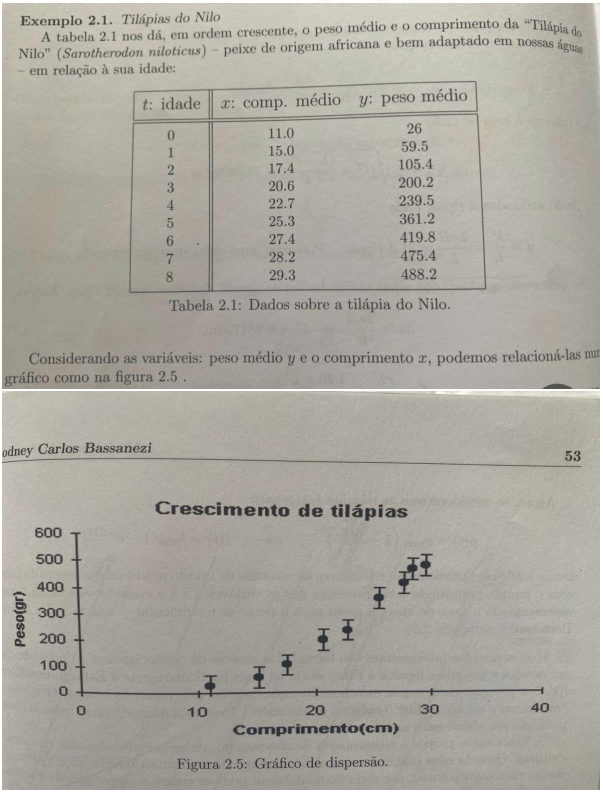
#> input picture Tilapias_PM007.png, 603 x 797 px; its folder holds only this picture in this run
$ python preprocess_gray.py
#> lines starting #> are read from the running program, lines starting #| are printed output that depends on the picture
import cv2
from pathlib import Path

def preprocess_gray_debug(img_bgr):
    stages = {}

    gray  = cv2.cvtColor(img_bgr, cv2.COLOR_BGR2GRAY)
    stages["01_gray"] = gray

    clahe = cv2.createCLAHE(clipLimit=2.0, tileGridSize=(8,8)).apply(gray)
    stages["02_clahe"] = clahe

    blur  = cv2.GaussianBlur(clahe, (0,0), 1.0)
    stages["03_blur"] = blur

    sharp = cv2.addWeighted(clahe, 1.5, blur, -0.5, 0)
    stages["04_sharp"] = sharp

    return sharp, stages

if __name__ == "__main__":
    path = input("Imagem (.png/.jpg): ").strip().strip('"').strip("'")
#> the answer given: Tilapias_PM007.png
    img  = cv2.imread(path, cv2.IMREAD_UNCHANGED)
#> img is the input picture: shape (797, 603, 4); mean B, G, R, A 160, 168, 171.1, 255
    if img is None:
        raise SystemExit("não consegui ler a imagem.")
    if img.ndim == 3 and img.shape[2] == 4:  # BGRA -> BGR
        img = cv2.cvtColor(img, cv2.COLOR_BGRA2BGR)
#> img: shape (797, 603, 3)

    out_dir = Path("debug_stages"); out_dir.mkdir(exist_ok=True)
    base = Path(path).stem

    final, stages = preprocess_gray_debug(img)
#> in preprocess_gray_debug, `clahe = cv2.createCLAHE(clipLimit=2.0, tileGridSize=(8,8)).apply(gray)`:
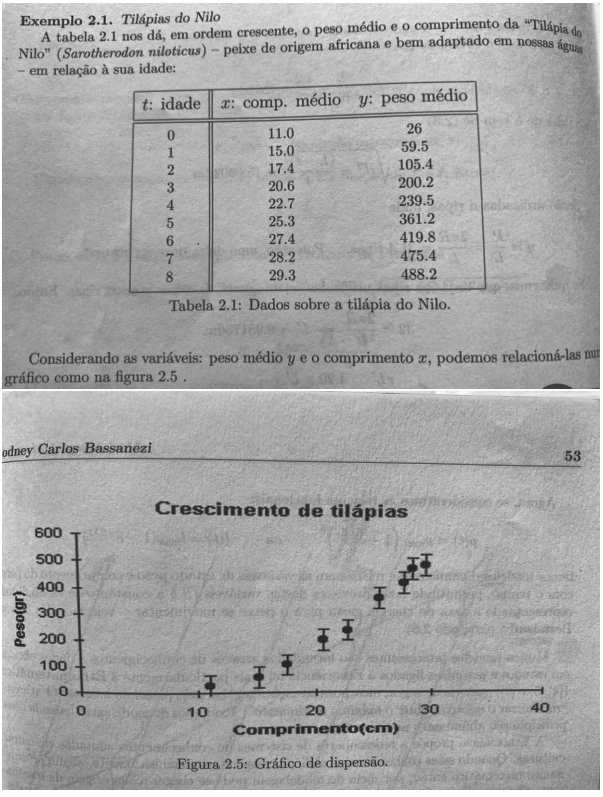
#> clahe: shape (797, 603); min 30, max 255, mean 165.6
#> stages = 4 items
    for name, im in stages.items():
        cv2.imwrite(str(out_dir / f"{base}_{name}.png"), im)
#> this loop made 4 passes
#> name on passes 1 to 4: '01_gray', '02_clahe', '03_blur', '04_sharp'

    cv2.imwrite(str(out_dir / f"{base}_05_final_sharp.png"), final)
    print("salvo em:", out_dir.resolve())
